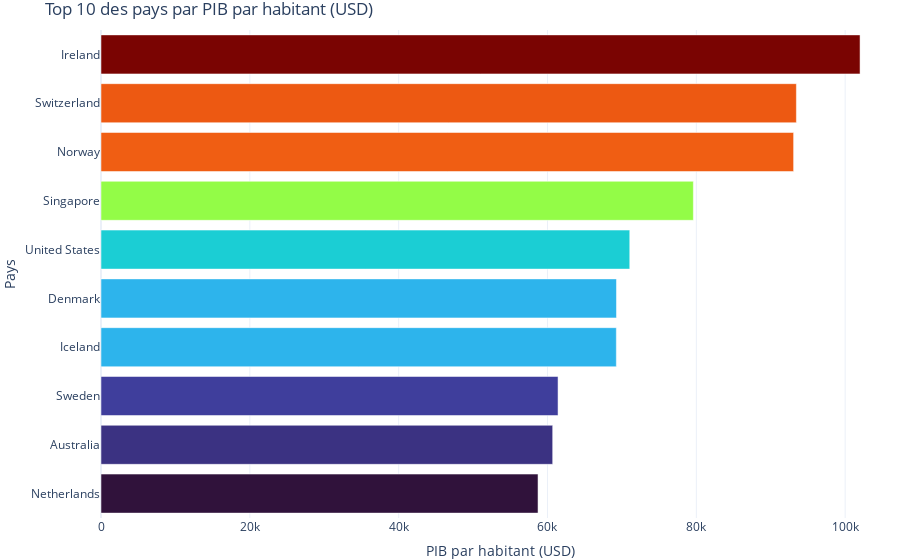

This figure's notebook cell:
### Code cell
# Top 10 des pays
df_top10 = df.sort_values(by='Value', ascending=False).head(10)

# Création de l'histogramme
fig_bar = go.Figure()
fig_bar.add_trace(go.Bar(
    x=df_top10['Value'][::-1],
    y=df_top10['Country'][::-1],
    orientation='h',
    marker=dict(
        color=df_top10['Value'][::-1],
        colorscale='Turbo',
    ),
    hovertemplate='<b>%{y}</b><br>Valeur: %{x:.2f}<extra></extra>',
))

# Personnalisation de l'histogramme
fig_bar.update_layout(
    title="Top 10 des pays par PIB par habitant (USD)",
    xaxis_title="PIB par habitant (USD)",
    yaxis_title="Pays",
    template='plotly_white',
    margin={"r":0,"t":30,"l":0,"b":0},
)
fig_bar.show()

### Figure 1 — Plotly figure (JSON) as saved in the notebook; plotly's stock layout.template omitted (floating-point values rounded to 4 significant figures)
{"data": [{"hovertemplate": "<b>%{y}</b><br>Valeur: %{x:.2f}<extra></extra>", "marker": {"color": [58730.0, 60700.0, 61420.0, 69250.0, 69270.0, 71060.0, 79600.0, 93070.0, 93450.0, 102000.0], "colorscale": [[0, "#30123b"], [0.07143, "#4145ab"], [0.1429, "#4675ed"], [0.2143, "#39a2fc"], [0.2857, "#1bcfd4"], [0.3571, "#24eca6"], [0.4286, "#61fc6c"], [0.5, "#a4fc3b"], [0.5714, "#d1e834"], [0.6429, "#f3c63a"], [0.7143, "#fe9b2d"], [0.7857, "#f36315"], [0.8571, "#d93806"], [0.9286, "#b11901"], [1, "#7a0402"]]}, "orientation": "h", "type": "bar", "x": [58730.0, 60700.0, 61420.0, 69250.0, 69270.0, 71060.0, 79600.0, 93070.0, 93450.0, 102000.0], "y": ["Netherlands", "Australia", "Sweden", "Iceland", "Denmark", "United States", "Singapore", "Norway", "Switzerland", "Ireland"]}], "layout": {"margin": {"b": 0, "l": 0, "r": 0, "t": 30}, "title": {"text": "Top 10 des pays par PIB par habitant (USD)"}, "xaxis": {"title": {"text": "PIB par habitant (USD)"}}, "yaxis": {"title": {"text": "Pays"}}}}
